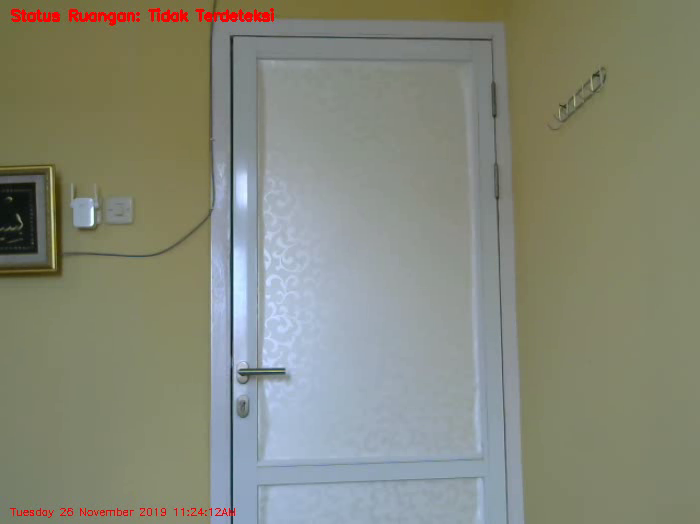
#> input picture frame 46 of MotionDetection/MotionRecorder/video.mp4, 700 x 524 px
$ python deteksi_gerak_video.py   (older library calls are emulated)
#> lines starting #> are read from the running program, lines starting #| are printed output that depends on the picture
import cv2
from skimage.measure import compare_ssim

def ssim(A, B):
    return compare_ssim(A, B, data_range=A.max()-A.min())

#membaca file video
video_capture = cv2.VideoCapture('video.mp4')

#membaca frame pertama
_, current_frame = video_capture.read()
#> current_frame is the input picture: shape (524, 700, 3); mean B, G, R 121, 136.2, 133.3

#convert to grayscale
current_frame = cv2.cvtColor(current_frame, cv2.COLOR_BGR2GRAY)
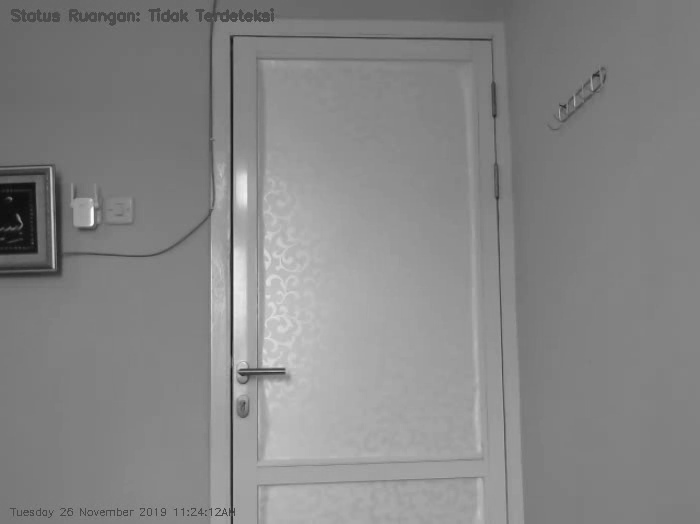
#> current_frame: shape (524, 700); min 11, max 250, mean 133.6

#inisialisasi frame lain
previous_frame = current_frame

frame_counter = 1

#looping
while True:
    #baca frame berikutnya (dan convert ke Grayscale)
    _, current_frame = video_capture.read()
    if current_frame is None:
        break
    current_frame = cv2.cvtColor(current_frame, cv2.COLOR_BGR2GRAY)
#> current_frame: shape (524, 700)

    if frame_counter % 20 == 0:
        #membandingkan dua frame
        ssim_index = ssim(current_frame, previous_frame)
        if ssim_index < 0.9:
            print('Penyusup ditemukan!')

    #update frame sebelumnya
    previous_frame = current_frame

    #menampilkan video
    cv2.imshow('VideoKu', current_frame)
    cv2.waitKey(10)
    frame_counter += 1

video_capture.release()
cv2.destroyAllWindows()

$ run again, starting later in the video
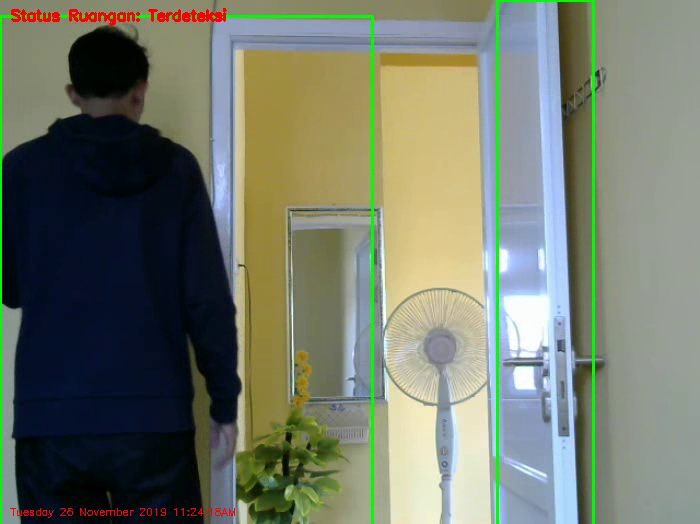
#> input picture frame 208 of MotionDetection/MotionRecorder/video.mp4, 700 x 524 px
#> current_frame is the input picture: shape (524, 700, 3); mean B, G, R 105.9, 121.7, 114.7
#> `current_frame = cv2.cvtColor(current_frame, cv2.COLOR_BGR2GRAY)`:
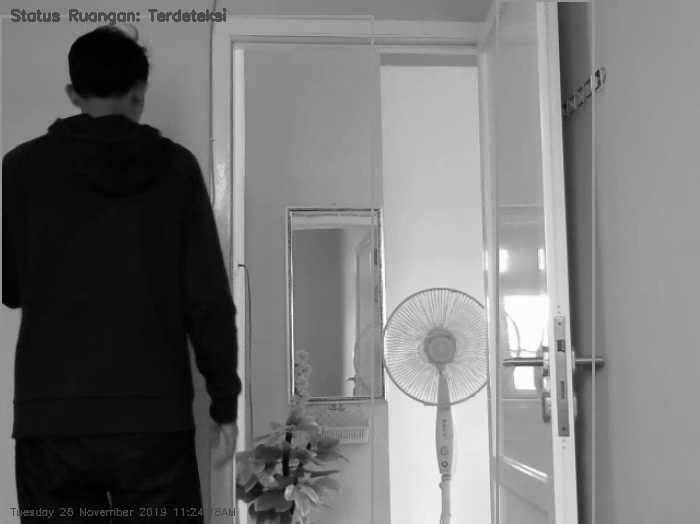
#> current_frame: shape (524, 700); min 0, max 255, mean 117.8
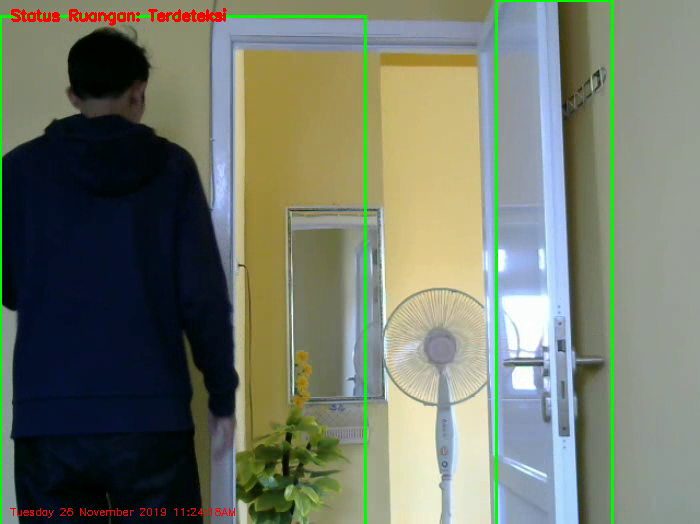
#> input picture frame 209 of MotionDetection/MotionRecorder/video.mp4, 700 x 524 px
#> current_frame is the input picture: shape (524, 700, 3); mean B, G, R 105.1, 120.9, 113.8
